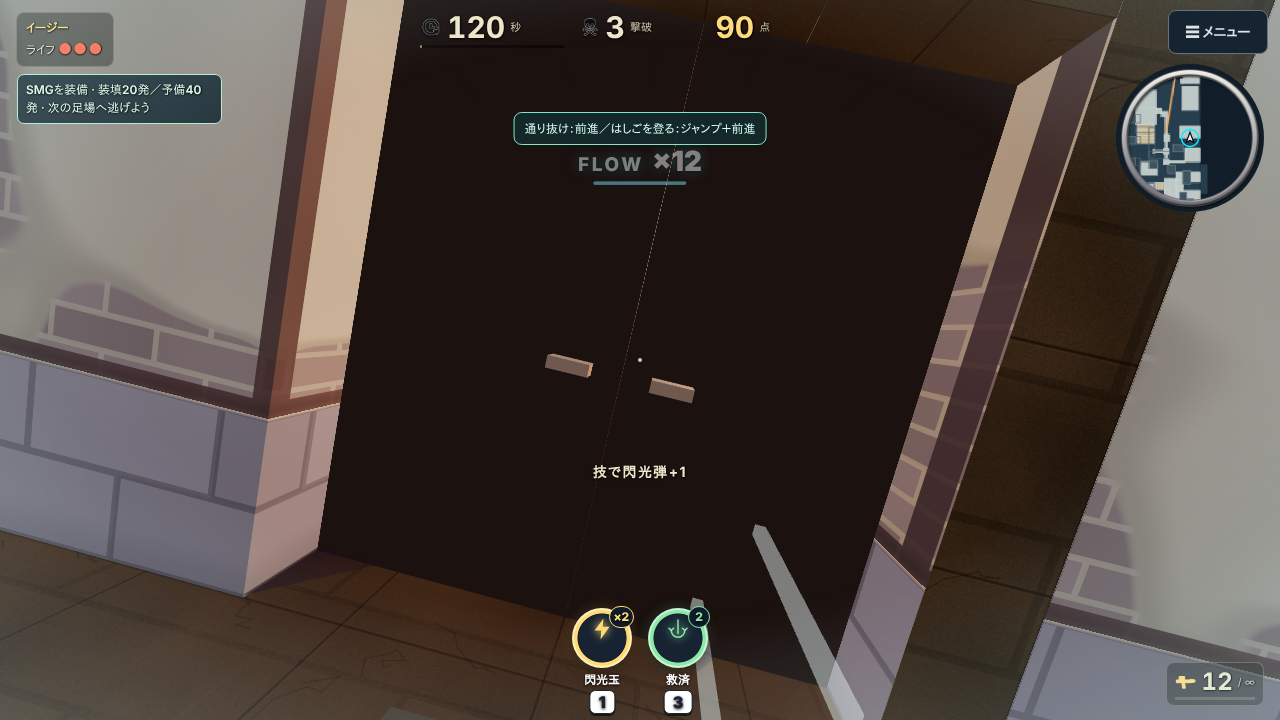
#> input picture branch-evidence/desktop-index-north-original-inbound.png, 1280 x 720 px
$ python -i build4.py   (imports and definitions only)   (older library calls are emulated)
#> lines starting #> are read from the running program, lines starting #| are printed output that depends on the picture
#!/usr/bin/env python3
# Escape-run video (30 s, 30 fps, ja): one run across the whole map with the skills. usage: build3.py [preview]
# Frames: out5/<take>/f%05d.jpg + log.json (runner and chaser positions per frame, from the game).
import sys, os, json, math, subprocess, glob
import numpy as np, cv2
from PIL import Image, ImageDraw, ImageFont
PREVIEW = len(sys.argv) > 1 and sys.argv[1] == 'preview'
V = 'cine_ja'; lang = 'ja'
# [1 line not run here, left out]
W, H = 1920, 1080; FPS = 30; BEAT = .375; SRC = ROOT + '/out7'; SRC6 = ROOT + '/out6'
# [1 line not run here, left out]
# name, take (out5/<src>), sfps of the take, tick0 = game tick of its first saved frame, beats, s0 = first source frame,
# speed = [(seconds into the clip, speed)], timer = seconds left at tick 0 of the take
S = lambda name, src, sfps, beats, s0, **k: dict(kind='shot', name=name, src=src, sfps=sfps, beats=beats, s0=s0, **k)
# [1 line not run here, left out]
# [1 line that did not run here, left out]
E = json.loads(os.environ.get('EDL', '{}'))
# [2 lines not run here, left out]
clips = []; acc = 0.0; done = 0
# [2 lines not run here, left out]
TOTAL = done

# ---------------------------------------------------------------- frames, flow, blur
gx, gy = np.meshgrid(np.arange(W, dtype=np.float32), np.arange(H, dtype=np.float32))
dis = cv2.DISOpticalFlow_create(cv2.DISOPTICAL_FLOW_PRESET_MEDIUM)
_cache = {}
def src_dir(c): return f"{SRC6}/{c['src'][2:]}" if c['src'].startswith('6:') else f"{SRC}/{c['src']}"
_count = {}
# [9 lines left out: function read, not called in this run]
_fcache = {}
# [48 lines left out: functions flow, at, mblur, positions, shake, not called in this run]

# ---------------------------------------------------------------- grade
x = np.arange(256, dtype=np.float32) / 255
def curve(v, lift, gain, shadow, high):
    s = v * v * (3 - 2 * v); y = v + .42 * (s - v)                       # S-curve
    y = y + shadow * (1 - v) ** 2 + high * v ** 2                         # split tone: add to shadows / highlights
    return np.clip((lift + y * (1 - lift)) * gain, 0, 1)
LUT = np.zeros((256, 1, 3), np.uint8)
LUT[:, 0, 0] = np.round(curve(x, .012, 1.0, .028, -.03) * 255)   # blue: cool shadows, less in the highlights
LUT[:, 0, 1] = np.round(curve(x, .008, 1.0, .004, -.004) * 255)
LUT[:, 0, 2] = np.round(curve(x, .008, 1.0, -.012, .03) * 255)   # red: warm highlights
yy, xx = np.mgrid[0:H, 0:W].astype(np.float32); r2 = ((xx / W - .5) * 2) ** 2 * .85 + ((yy / H - .5) * 2) ** 2
VIG = (1 - .30 * np.clip(r2 - .22, 0, 1.6)); VIG3 = np.round(np.clip(VIG, 0, 1)[..., None].repeat(3, 2) * 255).astype(np.uint8)
def grade(img, grain=True, dark=1.0):
    small = cv2.resize(img, (W // 4, H // 4), interpolation=cv2.INTER_AREA)
    glow = cv2.GaussianBlur(cv2.subtract(small, (168, 168, 168, 0)), (0, 0), 10 * H / 1080)
    img = cv2.add(img, cv2.convertScaleAbs(cv2.resize(glow, (W, H), interpolation=cv2.INTER_LINEAR), alpha=.5))
    img = cv2.LUT(img, LUT)
    g = cv2.cvtColor(cv2.cvtColor(img, cv2.COLOR_BGR2GRAY), cv2.COLOR_GRAY2BGR); img = cv2.addWeighted(img, 1.14, g, -.14, 0)
    img = cv2.multiply(img, VIG3, scale=dark / 255)
    if grain:
        n = cv2.resize(rng.normal(0, 3.4, (H // 2, W // 2)).astype(np.float32), (W, H), interpolation=cv2.INTER_LINEAR)
        img = cv2.add(img, cv2.merge([n, n, n]), dtype=cv2.CV_8U)
    return img

# ---------------------------------------------------------------- text
ease = lambda u: 1 - (1 - min(1, max(0, u))) ** 3
class Overlay:
    # [27 lines left out: functions __init__, draw, not called in this run]


T = {c['name'] + ('_end' if c['kind'] == 'end' else ''): c for c in clips}
overlays = []
# [7 lines not run here, left out]
PXM = 3.7; MW, MH = int(128 * PXM), int(64 * PXM); PAD = 18; TOP = 78; PW, PH = MW + 2 * PAD, MH + 2 * PAD + TOP; PX, PY = W - PW - 48, 40
# [1 line that did not run here, left out]
# [1 line that did not run here, left out]
# [1 line that did not run here, left out]
FD = ImageFont.truetype('/usr/share/fonts/opentype/inter/InterDisplay-Bold.otf', 46); FJ = ImageFont.truetype('/usr/share/fonts/opentype/noto/NotoSansCJK-Bold.ttc', 22, index=0)
mp = lambda x, z: (PAD + (x - X0) * PXM, PAD + TOP + (z - Z0) * PXM)
logs = {}
def log(src):
    if src not in logs: logs[src] = [e[1] for e in json.load(open((f'{SRC6}/{src[2:]}' if src.startswith('6:') else f'{SRC}/{src}') + '/log.json'))['log']]
    return logs[src]
segs = {}   # finished clips: list of map points
SS = 2      # supersample
# [37 lines left out: functions panel, still, not called in this run]


# ---------------------------------------------------------------- render
HERO = os.environ.get('HERO', f"{SRC}/tunnel2/f00180.jpg")
vid = f"{OUT}/{V}_video.mp4"; tmp = vid.replace('.mp4', '.tmp.mp4'); ff = None
# [5 lines not run here, left out]
FLASH_TICK = float(os.environ.get('FLASH_TICK', 76))
meta = []
# [40 lines not run here, left out]

>>> import cv2
>>> picture = cv2.imread('../../branch-evidence/desktop-index-north-original-inbound.png')
#> picture is the input picture: shape (720, 1280, 3); mean B, G, R 62.6, 67.2, 76.2
>>> result = grade(picture)
#> in grade, `glow = cv2.GaussianBlur(cv2.subtract(small, (168, 168, 168, 0)), (0, 0..`:
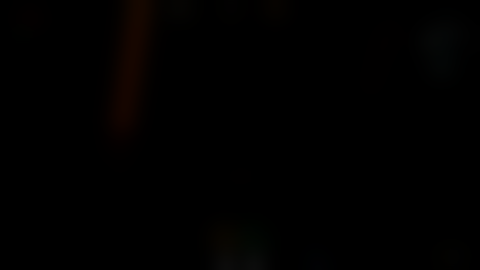
#> glow: shape (270, 480, 3); mean B, G, R 0.2, 0.4, 1
#> (the run stopped early here; a loop or call above may not have finished)
